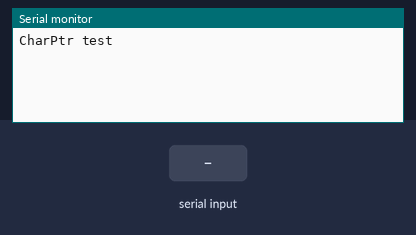
The sketch below on a simulated Arduino Mega 2560, built with avr-gcc and run on an emulated ATmega2560. On the bench: the last lines printed to the serial monitor. Inputs (shaded band) come from the test bench.

Above: at 1.2 s.
1.3 s: "1\n" received over Serial
At 2.4 s:
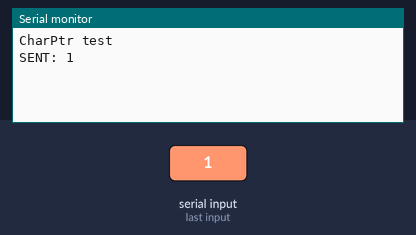
2.8 s: "1\n" received over the second serial link
At 3.5 s:
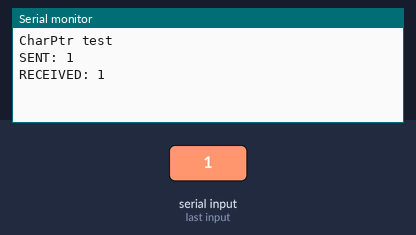
4.3 s: "0\n" received over Serial
At 4.7 s:
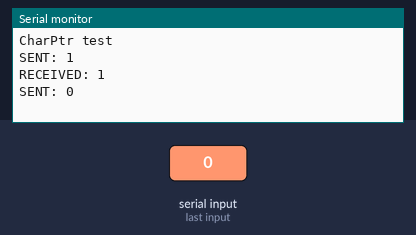
5.8 s: "0\n" received over the second serial link
At 7.0 s:
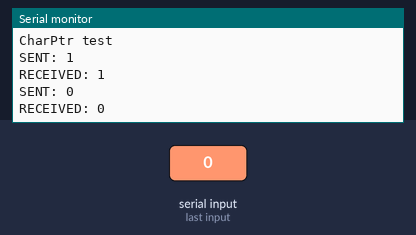

The sketch:

ESPSerialCharPtr.ino
```cpp
#include <Arduino.h>

#define BUFFERSIZE 512

char commandBuffer[BUFFERSIZE];
char responseBuffer[BUFFERSIZE];
int commandBufferCharCount = 0;
int responseBufferCharCount = 0;

void setup() {
  //Open Serial to talk to PC, wait until it's working
  Serial.begin(115200);
  while(!Serial); //Ensure Serial Port opens //TODO: Add timeout

  //Open Serial connection to ESP8266 module
  Serial1.begin(115200);
  while(!Serial1); //Ensure Serial Port opens //TODO: Add timeout

  Serial.println("CharPtr test");
}

void loop() {
  //Listen for command from Serial
  if(Serial.available() > 0){
    if(commandBufferCharCount >= BUFFERSIZE) {
      Serial.println("Command exceeds character limit. Commands must be no more than 512 characters in length");
      commandBufferCharCount = 0;
    }
    commandBuffer[commandBufferCharCount] = char(Serial.read());
    if(commandBuffer[commandBufferCharCount] == char(10)){
      if(Serial.availableForWrite()){
        //Adjust for AT standard, since\r character isn't included by default
        commandBuffer[commandBufferCharCount] = '\r';
        commandBuffer[++commandBufferCharCount] = '\n';
        Serial1.write(commandBuffer,commandBufferCharCount+1);
        Serial.print("SENT: "); //Display to Serial Monitor
        Serial.write(commandBuffer, commandBufferCharCount+1);
        commandBufferCharCount = 0;
      }
      else {
        Serial.println("Failed to send command.");
        commandBufferCharCount = 0;
      }
    }
    else {
      commandBufferCharCount++;
    }
  }
  //If no command in buffer, skip this step

  //Listen for response from Serial1
  if(Serial1.available() > 0){
    //Serial.println("Available");
    if(responseBufferCharCount >= BUFFERSIZE) {
      Serial.println(responseBuffer);
      responseBufferCharCount = 0;
    }
    responseBuffer[responseBufferCharCount] = char(Serial1.read());
    if(responseBuffer[responseBufferCharCount] == char(10)){
      Serial.print("RECEIVED: "); //Display to Serial Monitor
      Serial.write(responseBuffer,responseBufferCharCount + 1);
      responseBufferCharCount = 0;
    }
    else {
      responseBufferCharCount++;
    }
  }
  //Otherwise, end loop
}
```

Measured:
- after the input at 1.3 s, the serial monitor: prints a new line at once (image 1)
- after the input at 2.8 s, the serial monitor: prints a new line at once (image 2)
- after the input at 4.3 s, the serial monitor: prints a new line at once (image 3)
- after the input at 5.8 s, the serial monitor: prints a new line at once (image 4)
